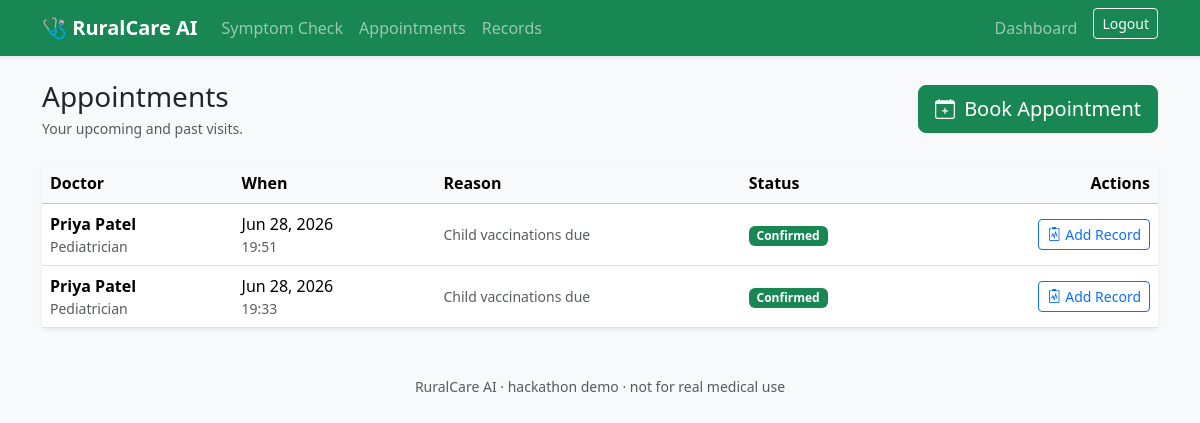
Screenshot of /healthcare/appointments/ (signed in) with the database file from the repository.
### healthcare/models.py (models this page shows, shortened)
class Appointment(models.Model):
    STATUS_PENDING = 'pending'
    STATUS_CONFIRMED = 'confirmed'
    STATUS_COMPLETED = 'completed'
    STATUS_CANCELLED = 'cancelled'
    STATUS_CHOICES = [
        (STATUS_PENDING, 'Pending'),
        (STATUS_CONFIRMED, 'Confirmed'),
        (STATUS_COMPLETED, 'Completed'),
        (STATUS_CANCELLED, 'Cancelled'),
    ]
    patient = models.ForeignKey(
        Patient, on_delete=models.CASCADE, related_name='appointments'
    )
    doctor = models.ForeignKey(
        Doctor, on_delete=models.CASCADE, related_name='appointments'
    )
    scheduled_for = models.DateTimeField()
    reason = models.CharField(max_length=255, blank=True)
    status = models.CharField(
        max_length=12, choices=STATUS_CHOICES, default=STATUS_PENDING
    )
    created_at = models.DateTimeField(auto_now_add=True)
    class Meta:
        ordering = ['-scheduled_for']

### accounts/models.py (models this page shows, shortened)
class Doctor(models.Model):
    user = models.OneToOneField(
        settings.AUTH_USER_MODEL,
        on_delete=models.CASCADE,
        related_name='doctor',
    )
    specialty = models.CharField(max_length=120, blank=True)
    license_number = models.CharField(max_length=60, blank=True)
    clinic_name = models.CharField(max_length=120, blank=True)
    available_from = models.TimeField(null=True, blank=True)
    available_to = models.TimeField(null=True, blank=True)
    created_at = models.DateTimeField(auto_now_add=True)
    class Meta:
        ordering = ['user__first_name', 'user__last_name']

### healthcare/views.py (the view)
# urls.py: path('appointments/', views.appointment_list, name='appointment_list'),
@login_required
def appointment_list(request):
    patient = _resolve_patient(request.user)
    doctor = _resolve_doctor(request.user)
    context = {'patient': patient, 'doctor': doctor}
    if patient:
        context['appointments'] = (
            Appointment.objects.filter(patient=patient)
            .select_related('doctor__user')
            .order_by('-scheduled_for')
        )
    elif doctor:
        context['appointments'] = (
            Appointment.objects.filter(doctor=doctor)
            .select_related('patient__user')
            .order_by('-scheduled_for')
        )
    else:
        context['appointments'] = []
    return render(request, 'healthcare/appointment_list.html', context)

### healthcare/views.py (called while the page is built)
def _resolve_patient(user):
    return getattr(user, 'patient', None)

def _resolve_doctor(user):
    return getattr(user, 'doctor', None)

### templates/healthcare/appointment_list.html (shortened to what this page needs)
{% extends 'base.html' %}
{% block content %}
<div class="d-flex flex-wrap justify-content-between align-items-center mb-4">
  <div>
    <h1 class="h3 mb-1">Appointments</h1>
    <p class="text-muted small mb-0">
      {% if patient %}Your upcoming and past visits.{% else %}Incoming patient bookings.{% endif %}
    </p>
  </div>
  {% if patient %}
  <a href="{% url 'healthcare:appointment_create' %}" class="btn btn-success btn-lg">
    <i class="bi bi-calendar-plus me-1"></i> Book Appointment
  </a>
  {% endif %}
</div>
{% if appointments %}
  <div class="card border-0 shadow-sm">
    <div class="table-responsive">
      <table class="table table-hover align-middle mb-0">
        <thead class="table-light">
          <tr>
            {% if patient %}
              <th scope="col">Doctor</th>
            {% else %}
              <th scope="col">Patient</th>
            {% endif %}
            <th scope="col">When</th>
            <th scope="col">Reason</th>
            <th scope="col">Status</th>
            <th scope="col" class="text-end">Actions</th>
          </tr>
        </thead>
        <tbody>
          {% for appt in appointments %}
            <tr>
              {% if patient %}
                <td>
                  <div class="fw-semibold">{{ appt.doctor.user.get_full_name|default:appt.doctor.user.username }}</div>
                  <div class="small text-muted">{{ appt.doctor.specialty }}</div>
                </td>
              {% else %}
                <td>
                  <div class="fw-semibold">{{ appt.patient.user.get_full_name|default:appt.patient.user.username }}</div>
                  <div class="small text-muted">{{ appt.patient.village|default:"—" }}</div>
                </td>
              {% endif %}
              <td>
                <div>{{ appt.scheduled_for|date:"M j, Y" }}</div>
                <div class="small text-muted">{{ appt.scheduled_for|date:"H:i" }}</div>
              </td>
              <td class="text-muted small">{{ appt.reason|default:"—"|truncatechars:60 }}</td>
              <td>
                {% if appt.status == 'pending' %}
                  <span class="badge bg-warning text-dark">Pending</span>
                {% elif appt.status == 'confirmed' %}
                  <span class="badge bg-success">Confirmed</span>
                {% elif appt.status == 'completed' %}
                  <span class="badge bg-secondary">Completed</span>
                {% else %}
                  <span class="badge bg-light text-dark">{{ appt.get_status_display }}</span>
                {% endif %}
              </td>
              <td class="text-end">
                {% if doctor %}
                  <a href="{% url 'healthcare:record_create_for_appointment' appt.pk %}" class="btn btn-sm btn-outline-primary">
                    <i class="bi bi-clipboard2-pulse me-1"></i>Add Record
                  </a>
                {% endif %}
              </td>
            </tr>
          {% endfor %}
        </tbody>
      </table>
    </div>
  </div>
{% endif %}
{% endblock %}

### rows the page displays
Appointment: doctor.user.get_full_name "Priya Patel", doctor.specialty "Pediatrician", scheduled_for "Jun 28, 2026", scheduled_for "19:51", reason "Child vaccinations due", status "Confirmed"
Appointment: doctor.user.get_full_name "Priya Patel", doctor.specialty "Pediatrician", scheduled_for "Jun 28, 2026", scheduled_for "19:33", reason "Child vaccinations due", status "Confirmed"
